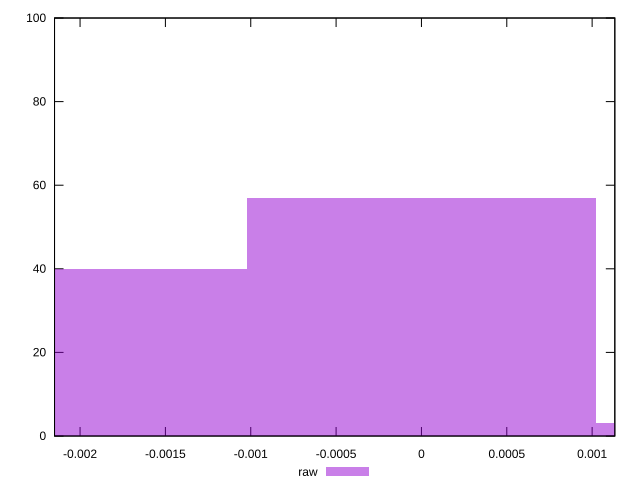

Write gnuplot code to recreate this figure.
reset

$raw <<EOF
0 57
-0.002040312162937725 40
0.002040312162937725 3
EOF

set key outside below
set boxwidth 0.002040312162937725
set xrange [-0.002149558310056218:0.001132959799760902]
set yrange [0:100]
set trange [0:100]
set style fill transparent solid 0.5 noborder
set terminal svg size 640, 490 enhanced background rgb 'white'
set output "report_00023_2021-02-20T12:14:57.249Z/meta/pScore-difference/samples/pages+cached+noadtech+nomedia+nocss/raw/histogram.svg"

plot $raw title "raw" with boxes

reset
